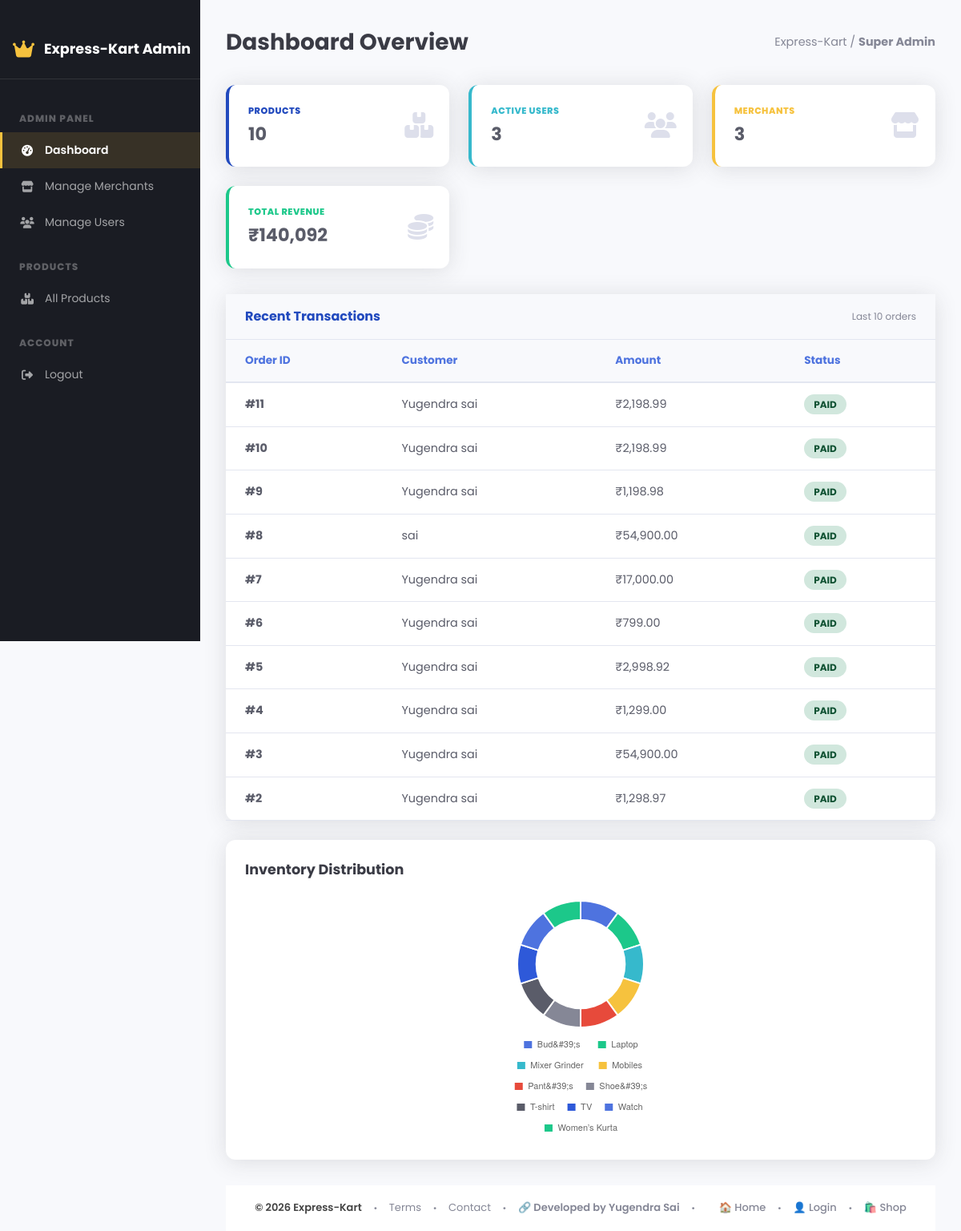
Before: /super-admin/dashboard (signed in) with the older database file.
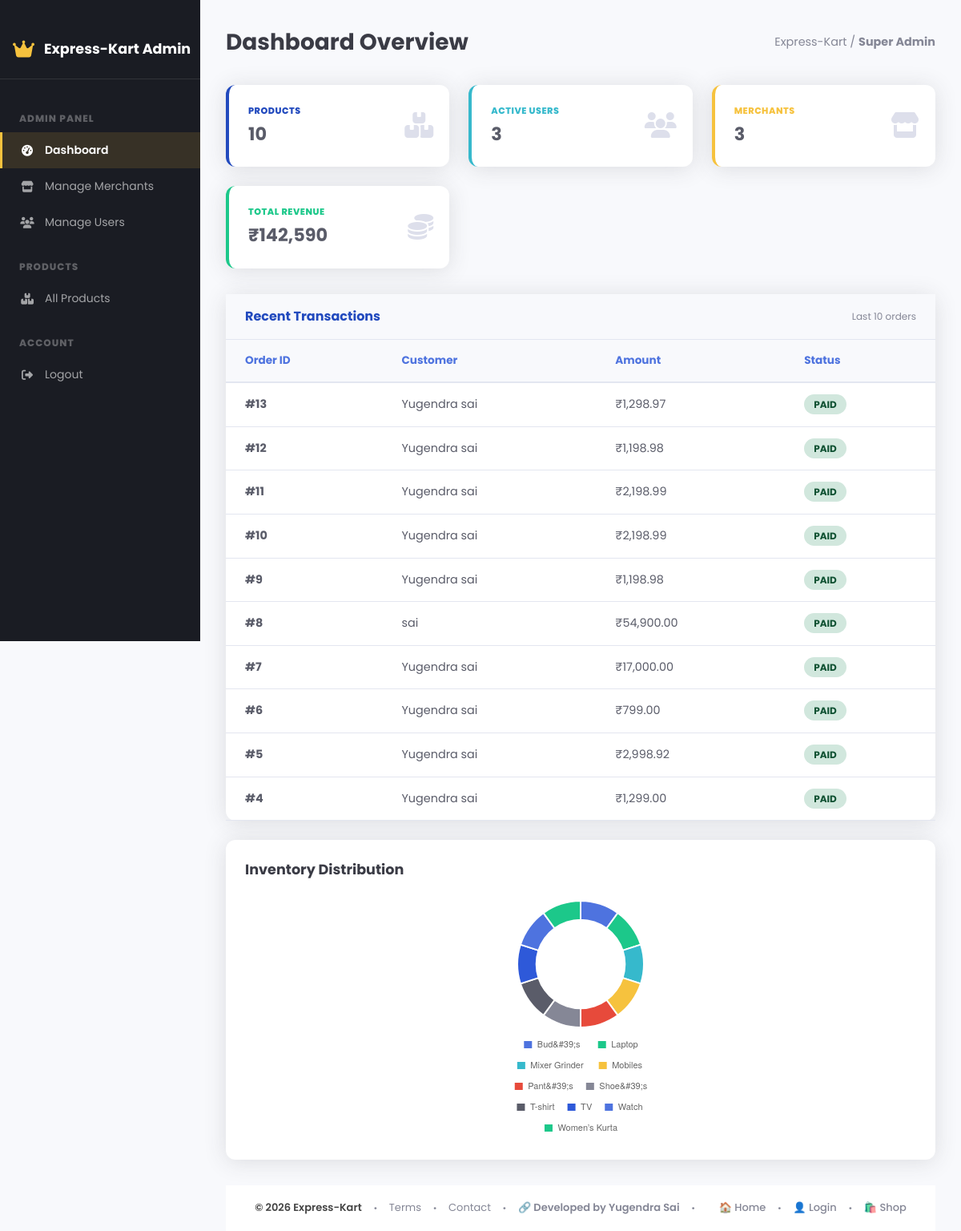
After: the same page with the newer database file.
### tables this page shows
CREATE TABLE orders (
        order_id INTEGER PRIMARY KEY AUTOINCREMENT,
        user_id INTEGER,
        razorpay_order_id TEXT,
        razorpay_payment_id TEXT,
        amount REAL,
        payment_status TEXT,
        created_at DATETIME DEFAULT CURRENT_TIMESTAMP, address TEXT,
        FOREIGN KEY (user_id) REFERENCES users (user_id)
    );

CREATE TABLE users (
        user_id INTEGER PRIMARY KEY AUTOINCREMENT,
        name TEXT NOT NULL,
        email TEXT UNIQUE NOT NULL,
        password TEXT NOT NULL
    , status TEXT DEFAULT 'active');

### app.py (the view)
@app.route('/super-admin/dashboard')
@super_admin_required
def super_admin_dashboard():
    conn = get_db_connection()
    cursor = conn.cursor()
    cursor.execute("SELECT COUNT(*) FROM users")
    total_users = cursor.fetchone()[0]
    cursor.execute("SELECT COUNT(*) FROM admin WHERE role='seller'")
    total_merchants = cursor.fetchone()[0]
    cursor.execute("SELECT COUNT(*) FROM products")
    total_products = cursor.fetchone()[0]
    cursor.execute("SELECT SUM(amount) FROM orders WHERE payment_status='paid'")
    total_revenue = cursor.fetchone()[0] or 0
    cursor.execute("""
        SELECT o.*, u.name as customer_name
        FROM orders o
        JOIN users u ON o.user_id = u.user_id
        ORDER BY o.created_at DESC LIMIT 10
    """)
    recent_orders = cursor.fetchall()
    cursor.execute("SELECT * FROM admin WHERE role='seller' AND is_seen=0 ORDER BY admin_id DESC")
    new_merchants = cursor.fetchall()
    cursor.execute("SELECT category, COUNT(*) as count FROM products GROUP BY category")
    category_data = cursor.fetchall()
    cursor.close()
    conn.close()
    return render_template("super_admin/dashboard.html",
                           total_users=total_users,
                           total_merchants=total_merchants,
                           total_products=total_products,
                           total_revenue=total_revenue,
                           recent_orders=recent_orders,
                           new_merchants=new_merchants,
                           category_data=category_data)

### app.py (called while the page is built)
def get_db_connection():
    conn = sqlite3.connect(config.DB_PATH)
    conn.row_factory = sqlite3.Row
    return conn

def super_admin_required(f):
    from functools import wraps
    @wraps(f)
    def decorated_function(*args, **kwargs):
        if 'super_id' not in session:
            return redirect('/admin-secure-access-xk9')
        return f(*args, **kwargs)
    return decorated_function

### templates/super_admin/dashboard.html (shortened to what this page needs)
<!DOCTYPE html>
<html lang="en">
<head>
    <link rel="stylesheet" href="https://cdnjs.cloudflare.com/ajax/libs/font-awesome/6.4.0/css/all.min.css">
    <link rel="stylesheet" href="{{ url_for('static', filename='super_admin.css') }}">
</head>
<body>
    {% include 'super_admin_navbar.html' %}
    <div class="main-content">
        <div class="header"
            style="display: flex; justify-content: space-between; align-items: center; margin-bottom: 2rem;">
            <h1 style="font-size: 1.75rem; color: #3a3b45; font-weight: 700;">Dashboard Overview</h1>
            <div style="color: #858796; font-size: 0.9rem;">Express-Kart / <strong>Super Admin</strong></div>
        </div>
        <div class="stats-grid">
            <div class="stat-card">
                <div class="stat-title">Products</div>
                <div class="stat-value">{{ total_products }}</div>
                <div class="stat-icon"><i class="fas fa-boxes"></i></div>
            </div>
            <div class="stat-card users">
                <div class="stat-title">Active Users</div>
                <div class="stat-value">{{ total_users }}</div>
                <div class="stat-icon"><i class="fas fa-users"></i></div>
            </div>
            <div class="stat-card merchants">
                <div class="stat-title">Merchants</div>
                <div class="stat-value">{{ total_merchants }}</div>
                <div class="stat-icon"><i class="fas fa-store"></i></div>
            </div>
            <div class="stat-card revenue">
                <div class="stat-title">Total Revenue</div>
                <div class="stat-value">₹{{ "{:,.0f}".format(total_revenue) }}</div>
                <div class="stat-icon"><i class="fas fa-coins"></i></div>
            </div>
        </div>
        <div class="dashboard-row">
            <div class="recent-orders-card">
                <div class="card-header">
                    <h3>Recent Transactions</h3>
                    <span style="font-size: 0.75rem; color: #858796;">Last 10 orders</span>
                </div>
                <div class="table-responsive">
                    <table>
                        <thead>
                            <tr>
                                <th>Order ID</th>
                                <th>Customer</th>
                                <th>Amount</th>
                                <th>Status</th>
                            </tr>
                        </thead>
                        <tbody>
                            {% for order in recent_orders %}
                            <tr>
                                <td><strong>#{{ order.order_id }}</strong></td>
                                <td>{{ order.customer_name }}</td>
                                <td>₹{{ "{:,.2f}".format(order.amount) }}</td>
                                <td><span class="status-pill status-active">{{ order.payment_status | upper }}</span>
                                </td>
                            </tr>
                            {% else %}
                            <tr>
                                <td colspan="4" style="text-align: center; padding: 2rem; color: #858796;">No orders
                                    found</td>
                            </tr>
                            {% endfor %}
                        </tbody>
                    </table>
                </div>
            </div>
            <div class="chart-card">
                <h3>Inventory Distribution</h3>
                <div style="width: 100%; max-width: 250px;">
                    <canvas id="categoryPieChart"></canvas>
                </div>
            </div>
        </div>
        {% include 'admin_footer.html' %}
    </div>
</body>
</html>

Changed rows visible on the page:
no longer on this page (row unchanged): orders: order_id "3", customer_name "Yugendra sai", amount "54,900.00", payment_status "PAID"
no longer on this page (row unchanged): orders: order_id "2", customer_name "Yugendra sai", amount "1,298.97", payment_status "PAID"
added orders: order_id "13", customer_name "Yugendra sai", amount "1,298.97", payment_status "PAID"
added orders: order_id "12", customer_name "Yugendra sai", amount "1,198.98", payment_status "PAID"
Other visible differences:
{{ "{:,.0f}".format(total_revenue) }}: "140,092" → "142,590"
